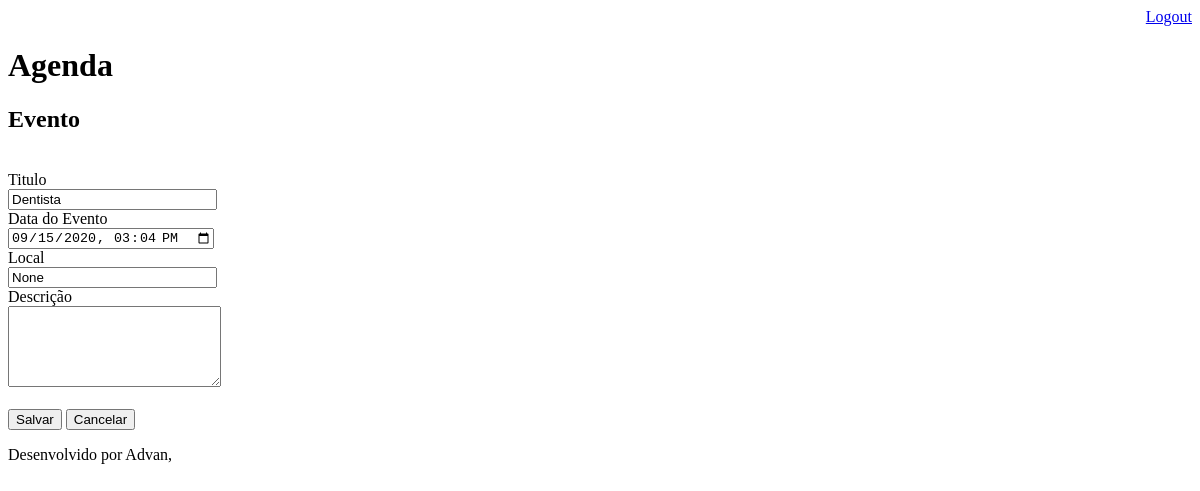
The app's page /agenda/evento/?id=1 (signed in), older data.
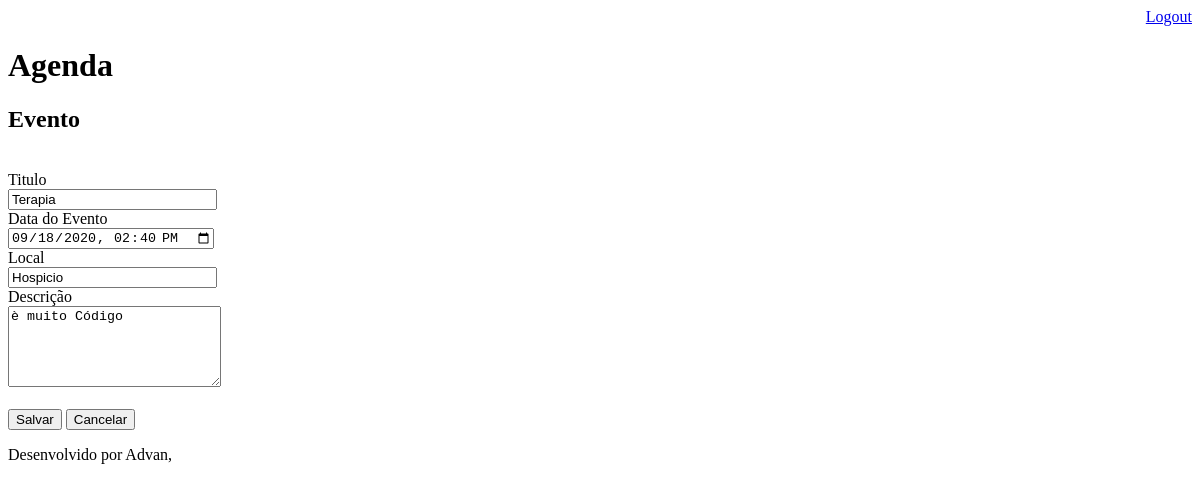
The same page, newer data.
### core/models.py (models this page shows, shortened)
class Evento(models.Model):
    titulo = models.CharField(max_length=100)
    descricao = models.TextField(blank=True, null=True)
    data_evento = models.DateTimeField()
    data_criacao = models.DateTimeField(auto_now=True)
    usuario = models.ForeignKey(User, on_delete=models.CASCADE)
    local = models.TextField(blank=True, null=True)
    class Meta:
        db_table = 'EVENTO'
    def get_data_input_evento(self):
        return self.data_evento.strftime('%Y-%m-%dT%H:%M')

### core/views.py (the view)
# urls.py: path('agenda/evento/', views.evento),
@login_required(login_url='/login/')
def evento(request):
    id_evento = request.GET.get('id')
    dados = {}
    if id_evento:
        dados['evento'] = Evento.objects.get(id=id_evento)
    return render(request,'evento.html', dados)

### templates/evento.html (shortened to what this page needs)
{% extends "model-page.html" %}
{% block content %}
<h2>Evento</h2>
<br>
<form action="submit" method="post"> {% csrf_token %}
    <label>Titulo</label>
    <br>
    <input type="text" name="titulo" size="23" value="{{ evento.titulo }}">
    <br>
    <label>Data do Evento</label>
    <br>
    <input type="datetime-local" name="data_evento" size="23" value="{{ evento.get_data_input_evento }}">
    <br>
    <label>Local</label>
    <br>
    <input type="text" name="local" size="23" value="{{ evento.local }}">
    <br>
    <label>Descrição</label>
    <br>
    <textarea name="descricao" rows="5" cols="24">{{ evento.descricao }}</textarea>
    <br>
    <br>
    <button type="submit">Salvar</button>
    <a href="/">
        <button type="button">Cancelar</button>
    </a>
</form>
{% endblock %}

Row changes from the older to the newer data that the page shows:
changed Evento: titulo "Dentista" → "Terapia"; data_evento "09/15/2020 15:04" → "09/18/2020 14:40"; local "None" → "Hospicio"; descricao (not shown) → "è muito Código"
